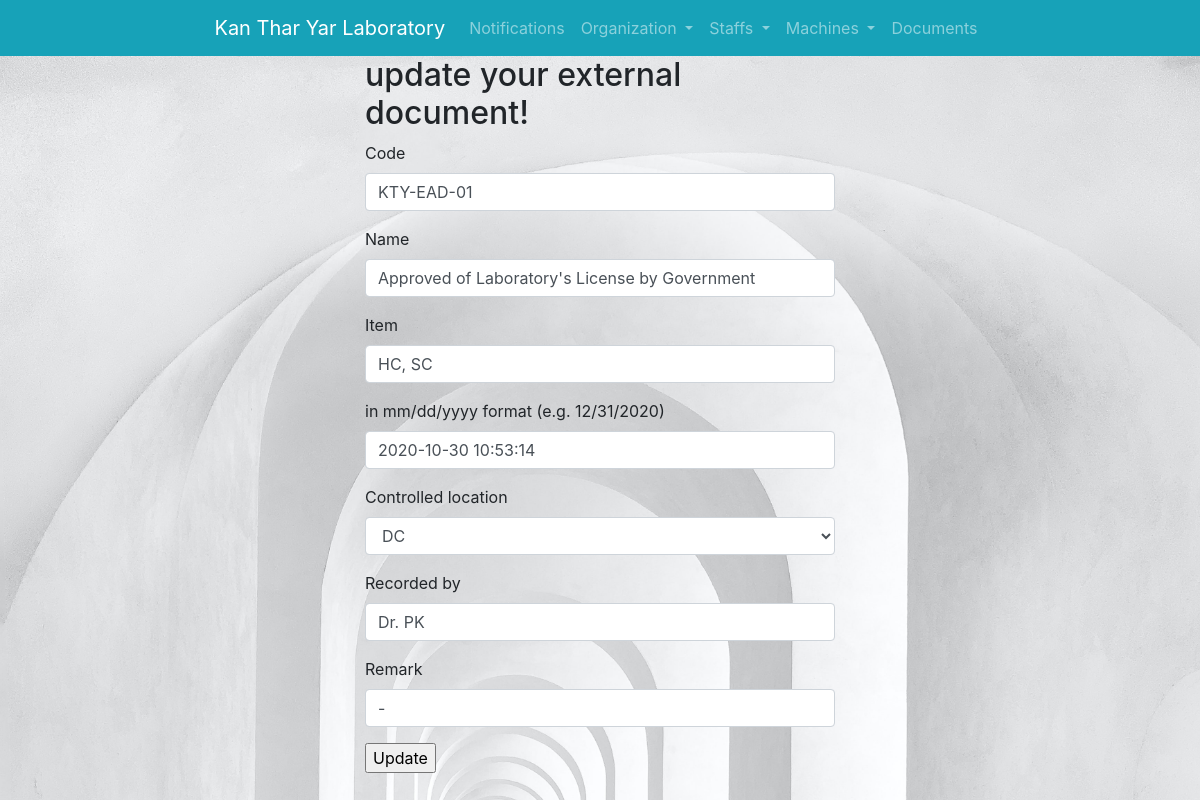
/documents/external_doc/2/update/, run on the app's committed database.
### documents/models.py (models this page shows, shortened)
class external_documents(models.Model):
    DEPARTMENTS = (('DC', 'DC'), ('QMS', 'QMS'), ('AD', 'AD'), ('ML', 'ML'),)
    code = models.CharField(max_length=100, blank=True, null=True)
    name = models.CharField(max_length=100, blank=True, null=True)
    item = models.CharField(max_length=100, blank=True, null=True)
    received_date = models.DateTimeField(' in mm/dd/yyyy format (e.g. 12/31/2020)',
                                       auto_now_add=False, auto_now=False,blank=True, null=True)
    controlled_location = models.CharField(max_length=100, blank=True, null=True, choices=DEPARTMENTS)
    recorded_by = models.CharField(max_length=100, blank=True, null=True)
    remark = models.CharField(max_length=100, blank=True, null=True)

### documents/views.py (the view)
# urls.py: path('external_doc/<int:pk>/update/', views.external_doc_update.as_view(),  name="external_doc_update"),
class external_doc_update(UpdateView):
    template_name = 'documents/external_doc/external_doc_update.html'
    model = external_documents
    fields = '__all__'
    success_url = reverse_lazy('documents:external_doc_list')

### documents/templates/documents/external_doc/external_doc_update.html
{% extends 'base_layout.html' %}
{% block content %}
{% load crispy_forms_tags %}
    <div class="container" style="width:500px">
        <h2>update your external document!</h2>
        <form method="post">{% csrf_token %}
            {{ form|crispy }}
        <input type="submit" value="Update">
        </form>
    </div>
{% endblock %}

### assets/styles.css (style rules this page uses)
body { background-color: #0f121f; background-image: url('/static/feathers.jpg'); background-repeat-y: no-repeat; background-size: cover; color: #fff; }

### data on the page
external_documents: code "KTY-EAD-01", name "Approved of Laboratory's License by Government", item "HC, SC", received_date "2020-10-30 10:53:14", controlled_location "DC", recorded_by "Dr. PK", remark "-"
